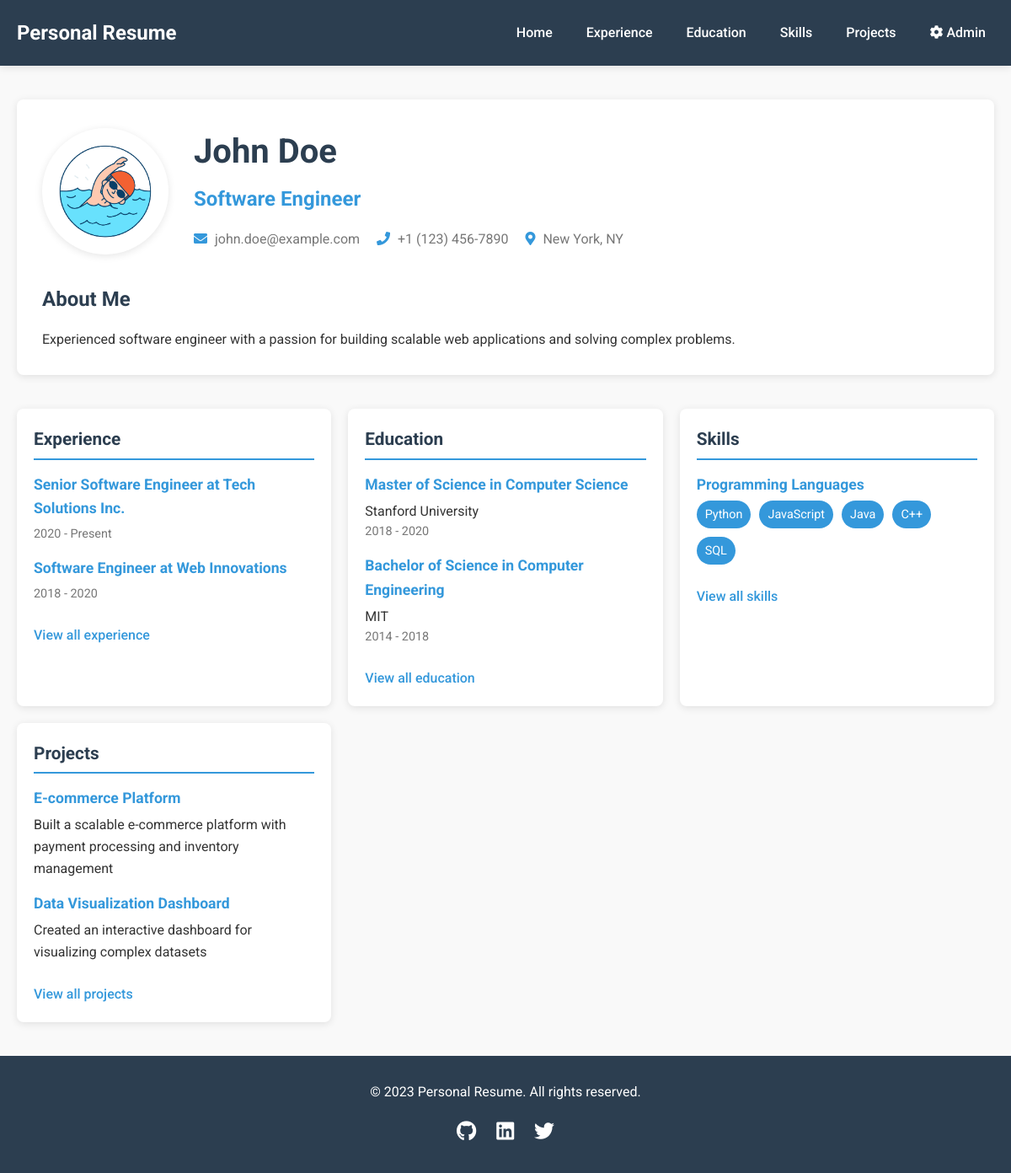
The page / on the database its author committed.
### models.py (models this page shows, shortened)
class PersonalInfo(db.Model):
    id = db.Column(db.Integer, primary_key=True)
    name = db.Column(db.String(100), nullable=False)
    title = db.Column(db.String(100), nullable=False)
    email = db.Column(db.String(100), nullable=False)
    phone = db.Column(db.String(20), nullable=False)
    location = db.Column(db.String(100), nullable=False)
    about = db.Column(db.Text, nullable=False)
    def to_dict(self):
        return {
            'name': self.name,
            'title': self.title,
            'email': self.email,
            'phone': self.phone,
            'location': self.location,
            'about': self.about
        }

class Experience(db.Model):
    id = db.Column(db.Integer, primary_key=True)
    position = db.Column(db.String(100), nullable=False)
    company = db.Column(db.String(100), nullable=False)
    location = db.Column(db.String(100), nullable=False)
    period = db.Column(db.String(50), nullable=False)
    description = db.Column(db.Text, nullable=False)
    def to_dict(self):
        achievements = [a.text for a in self.achievements]
        return {
            'position': self.position,
            'company': self.company,
            'location': self.location,
            'period': self.period,
            'description': self.description,
            'achievements': achievements
        }

class Education(db.Model):
    id = db.Column(db.Integer, primary_key=True)
    degree = db.Column(db.String(100), nullable=False)
    institution = db.Column(db.String(100), nullable=False)
    location = db.Column(db.String(100), nullable=False)
    period = db.Column(db.String(50), nullable=False)
    def to_dict(self):
        return {
            'degree': self.degree,
            'institution': self.institution,
            'location': self.location,
            'period': self.period
        }

class Skill(db.Model):
    id = db.Column(db.Integer, primary_key=True)
    name = db.Column(db.String(100), nullable=False)
    category = db.Column(db.String(50), nullable=False)  # programming, frameworks, tools, languages

class Project(db.Model):
    id = db.Column(db.Integer, primary_key=True)
    name = db.Column(db.String(100), nullable=False)
    description = db.Column(db.Text, nullable=False)
    link = db.Column(db.String(255))
    def to_dict(self):
        technologies = [t.name for t in self.technologies]
        return {
            'name': self.name,
            'description': self.description,
            'technologies': technologies,
            'link': self.link
        }

### app.py (the view)
@app.route('/')
def index():
    resume = get_resume_data()
    return render_template('index.html', resume=resume)

### app.py (called while the page is built)
def get_resume_data():
    resume = {}
    personal_info = PersonalInfo.query.first()
    if personal_info:
        resume['personal_info'] = personal_info.to_dict()
    else:
        resume['personal_info'] = {}
    education_list = Education.query.all()
    resume['education'] = [edu.to_dict() for edu in education_list]
    experience_list = Experience.query.all()
    resume['experience'] = [exp.to_dict() for exp in experience_list]
    skills = Skill.query.all()
    skill_categories = {}
    for skill in skills:
        if skill.category not in skill_categories:
            skill_categories[skill.category] = []
        skill_categories[skill.category].append(skill.name)
    resume['skills'] = skill_categories
    projects_list = Project.query.all()
    resume['projects'] = [proj.to_dict() for proj in projects_list]
    return resume

### templates/index.html (shortened to what this page needs)
{% extends "layout.html" %}
{% block content %}
<section class="hero">
    <div class="profile">
        <div class="profile-image">
            <img src="{{ url_for('static', filename='images/profile.jpg') }}" alt="{{ resume.personal_info.name }}" onerror="this.src='{{ url_for('static', filename='images/default-profile.jpg') }}'">
        </div>
        <div class="profile-info">
            <h1>{{ resume.personal_info.name }}</h1>
            <h2>{{ resume.personal_info.title }}</h2>
            <div class="contact-info">
                <p><i class="fas fa-envelope"></i> {{ resume.personal_info.email }}</p>
                <p><i class="fas fa-phone"></i> {{ resume.personal_info.phone }}</p>
                <p><i class="fas fa-map-marker-alt"></i> {{ resume.personal_info.location }}</p>
            </div>
        </div>
    </div>
    <div class="about">
        <h3>About Me</h3>
        <p>{{ resume.personal_info.about }}</p>
    </div>
</section>
<section class="resume-summary">
    <div class="section-preview experience-preview">
        <h3>Experience</h3>
        <div class="preview-content">
            {% for job in resume.experience[:2] %}
            <div class="preview-item">
                <h4>{{ job.position }} at {{ job.company }}</h4>
                <p class="period">{{ job.period }}</p>
            </div>
            {% endfor %}
            <a href="{{ url_for('experience') }}" class="view-more">View all experience</a>
        </div>
    </div>
    <div class="section-preview education-preview">
        <h3>Education</h3>
        <div class="preview-content">
            {% for edu in resume.education[:2] %}
            <div class="preview-item">
                <h4>{{ edu.degree }}</h4>
                <p>{{ edu.institution }}</p>
                <p class="period">{{ edu.period }}</p>
            </div>
            {% endfor %}
            <a href="{{ url_for('education') }}" class="view-more">View all education</a>
        </div>
    </div>
    <div class="section-preview skills-preview">
        <h3>Skills</h3>
        <div class="preview-content">
            <div class="preview-item">
                <h4>Programming Languages</h4>
                <div class="skill-tags">
                    {% for skill in resume.skills.programming[:5] %}
                    <span class="skill-tag">{{ skill }}</span>
                    {% endfor %}
                </div>
            </div>
            <a href="{{ url_for('skills') }}" class="view-more">View all skills</a>
        </div>
    </div>
    <div class="section-preview projects-preview">
        <h3>Projects</h3>
        <div class="preview-content">
            {% for project in resume.projects[:2] %}
            <div class="preview-item">
                <h4>{{ project.name }}</h4>
                <p>{{ project.description }}</p>
            </div>
            {% endfor %}
            <a href="{{ url_for('projects') }}" class="view-more">View all projects</a>
        </div>
    </div>
</section>
{% endblock %}

### templates/layout.html (shortened to what this page needs)
<!DOCTYPE html>
<html lang="en">
<head>
    <link rel="stylesheet" href="{{ url_for('static', filename='css/style.css') }}">
    <link rel="stylesheet" href="https://cdnjs.cloudflare.com/ajax/libs/font-awesome/5.15.3/css/all.min.css">
</head>
<body>
    <header>
        <div class="container">
            <nav>
                <div class="logo">
                    <a href="{{ url_for('index') }}">Personal Resume</a>
                </div>
                <ul class="nav-links">
                    <li><a href="{{ url_for('index') }}">Home</a></li>
                    <li><a href="{{ url_for('experience') }}">Experience</a></li>
                    <li><a href="{{ url_for('education') }}">Education</a></li>
                    <li><a href="{{ url_for('skills') }}">Skills</a></li>
                    <li><a href="{{ url_for('projects') }}">Projects</a></li>
                    <li><a href="{{ url_for('admin') }}"><i class="fas fa-cog"></i> Admin</a></li>
                </ul>
            </nav>
        </div>
    </header>
    <main>
        <div class="container">
            {% block content %}{% endblock %}
        </div>
    </main>
    <footer>
        <div class="container">
            <p>&copy; 2023 Personal Resume. All rights reserved.</p>
            <div class="social-links">
                <a href="#"><i class="fab fa-github"></i></a>
                <a href="#"><i class="fab fa-linkedin"></i></a>
                <a href="#"><i class="fab fa-twitter"></i></a>
            </div>
        </div>
    </footer>
</body>
</html>

### static/css/style.css (style rules this page uses)
:root { --primary-color: #2c3e50; --secondary-color: #3498db; --accent-color: #e74c3c; --text-color: #333; --light-text: #777; --background-color: #f9f9f9; --card-background: #fff; --border-color: #eaeaea; --shadow: 0 2px 10px rgba(0, 0, 0, 0.1); }
* { margin: 0; padding: 0; box-sizing: border-box; }
body { font-family: 'Roboto', sans-serif; line-height: 1.6; color: var(--text-color); background-color: var(--background-color); }
.container { max-width: 1200px; margin: 0 auto; padding: 0 20px; }
a { text-decoration: none; color: var(--secondary-color); transition: color 0.3s ease; }
ul { list-style: none; }
header { background-color: var(--primary-color); color: white; padding: 20px 0; box-shadow: var(--shadow); }
nav { display: flex; justify-content: space-between; align-items: center; }
.logo a { color: white; font-size: 1.5rem; font-weight: 700; }
.nav-links { display: flex; }
.nav-links li { margin-left: 20px; }
.nav-links a { color: white; font-weight: 500; padding: 5px 10px; border-radius: 4px; }
main { padding: 40px 0; }
.hero { background-color: var(--card-background); border-radius: 8px; box-shadow: var(--shadow); padding: 30px; margin-bottom: 40px; }
.profile { display: flex; align-items: center; margin-bottom: 30px; }
.profile-image { width: 150px; height: 150px; border-radius: 50%; overflow: hidden; margin-right: 30px; box-shadow: var(--shadow); }
.profile-image img { width: 100%; height: 100%; object-fit: cover; }
.profile-info h1 { font-size: 2.5rem; margin-bottom: 5px; color: var(--primary-color); }
.profile-info h2 { font-size: 1.5rem; color: var(--secondary-color); margin-bottom: 15px; }
.contact-info { display: flex; flex-wrap: wrap; }
.contact-info p { margin-right: 20px; margin-bottom: 10px; color: var(--light-text); }
.contact-info i { margin-right: 5px; color: var(--secondary-color); }
.about h3 { font-size: 1.5rem; margin-bottom: 15px; color: var(--primary-color); }
.resume-summary { display: grid; grid-template-columns: repeat(auto-fit, minmax(300px, 1fr)); gap: 20px; }
.section-preview { background-color: var(--card-background); border-radius: 8px; box-shadow: var(--shadow); padding: 20px; }
.section-preview h3 { font-size: 1.3rem; margin-bottom: 15px; color: var(--primary-color); border-bottom: 2px solid var(--secondary-color); padding-bottom: 5px; }
.preview-item { margin-bottom: 15px; }
.preview-item h4 { font-size: 1.1rem; margin-bottom: 5px; color: var(--secondary-color); }
.period { font-size: 0.9rem; color: var(--light-text); margin-bottom: 5px; }
.view-more { display: inline-block; margin-top: 10px; font-weight: 500; }
.skill-tags, .tech-tags { display: flex; flex-wrap: wrap; gap: 10px; }
.skill-tag, .tech-tag { background-color: var(--secondary-color); color: white; padding: 5px 10px; border-radius: 20px; font-size: 0.9rem; }
footer { background-color: var(--primary-color); color: white; padding: 30px 0; text-align: center; }
.social-links { margin-top: 15px; }
.social-links a { color: white; font-size: 1.5rem; margin: 0 10px; }

### rows shown on the page
PersonalInfo: personal_info.name "John Doe", personal_info "Software Engineer", personal_info.email "john.doe@example.com", personal_info.phone "+1 (123) 456-7890", personal_info.location "New York, NY", personal_info.about "Experienced software engineer with a passion for building scalable web applications and solving complex problems."
Experience: position "Senior Software Engineer", company "Tech Solutions Inc.", period "2020 - Present"
Experience: position "Software Engineer", company "Web Innovations", period "2018 - 2020"
Education: degree "Master of Science in Computer Science", institution "Stanford University", period "2018 - 2020"
Education: degree "Bachelor of Science in Computer Engineering", institution "MIT", period "2014 - 2018"
Skill: name "Python"
Skill: name "JavaScript"
Skill: name "Java"
Skill: name "C++"
Skill: name "SQL"
Project: name "E-commerce Platform", description "Built a scalable e-commerce platform with payment processing and inventory management"
Project: name "Data Visualization Dashboard", description "Created an interactive dashboard for visualizing complex datasets"
